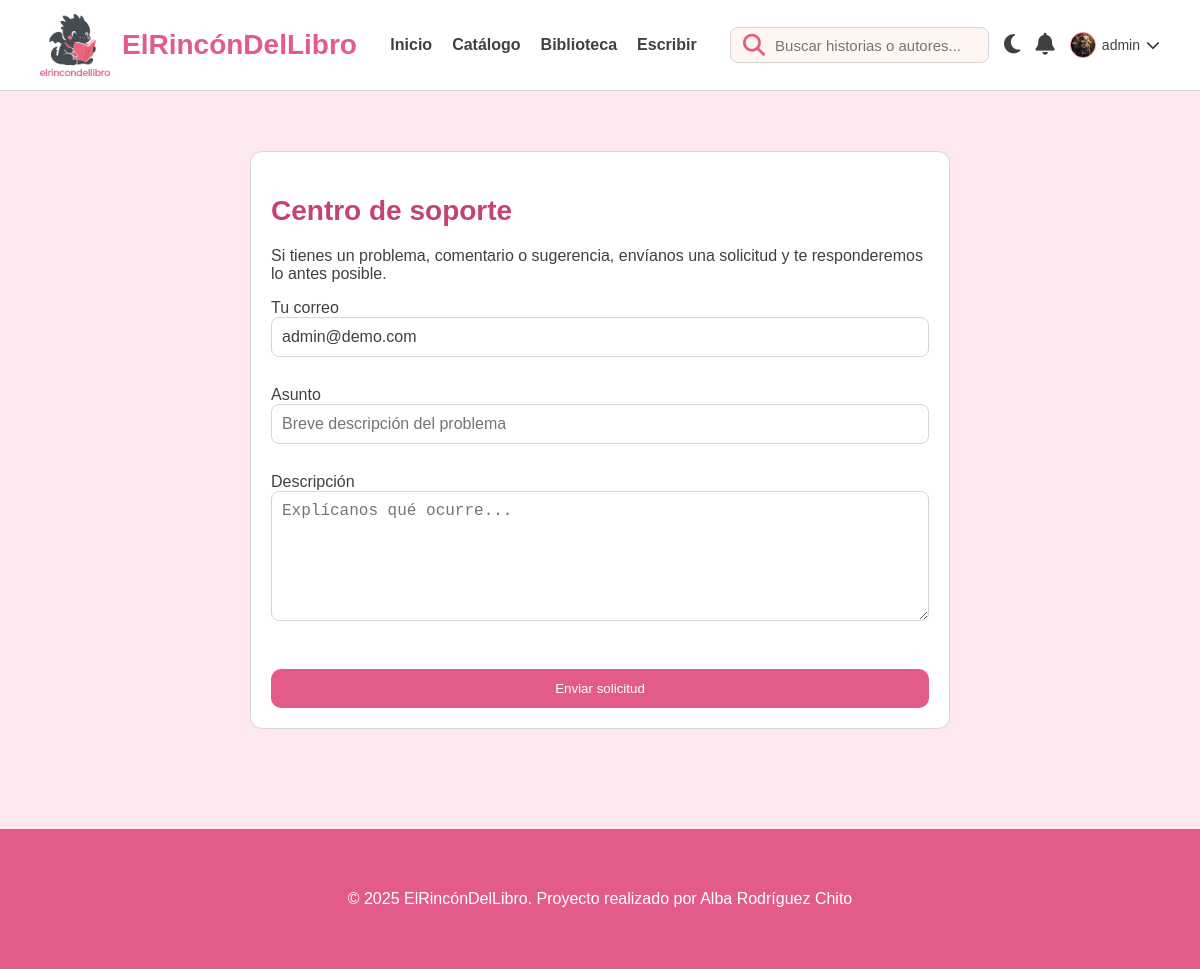
The page /soporte.php (signed in) on the database its author committed.
### tables this page shows
CREATE TABLE `usuarios` (
  `id_usuarios` int NOT NULL,
  `nombre` varchar(100) NOT NULL,
  `email` varchar(100) NOT NULL,
  `password` varchar(255) NOT NULL,
  `avatar` varchar(255) DEFAULT NULL,
  `bio` text,
  `activo` tinyint(1) DEFAULT '1',
  `fecha_registro` timestamp NULL DEFAULT CURRENT_TIMESTAMP,
  `monedas` decimal(10,2) DEFAULT '0.00'
);

### src/soporte.php (the view, shortened to what this page needs)
<?php
include 'conexion.php';
$email_usuario = '';
$user_res = $conexion->query("SELECT email FROM usuarios WHERE id_usuarios = " . (int)$_SESSION['usuario_id'] . " LIMIT 1");
if ($user_res && $user_res->num_rows > 0) {
    $email_usuario = $user_res->fetch_assoc()['email'];
}
?>
<!DOCTYPE html>
<html lang="es">
<head>
    <link rel="stylesheet" href="CSS/style1.css">
    <link rel="stylesheet" href="https://cdnjs.cloudflare.com/ajax/libs/font-awesome/6.5.0/css/all.min.css">
</head>
<body>
<?php include 'partials/header.php'; ?>
<div class="container">
    <div class="card-form" style="max-width: 700px; margin: 40px auto;">
        <h2 class="section-title">Centro de soporte</h2>
        <p>Si tienes un problema, comentario o sugerencia, envíanos una solicitud y te responderemos lo antes posible.</p>
        <form action="enviar_soporte.php" method="POST" style="display: grid; gap: 14px;">
            <label>
                <span>Tu correo</span>
                <input type="email" name="email" value="<?php echo htmlspecialchars($email_usuario); ?>" required class="input-field">
            </label>
            <label>
                <span>Asunto</span>
                <input type="text" name="asunto" required class="input-field" placeholder="Breve descripción del problema">
            </label>
            <label>
                <span>Descripción</span>
                <textarea name="descripcion" rows="6" required class="input-field" placeholder="Explícanos qué ocurre..."></textarea>
            </label>
            <button type="submit" class="btn-primary">Enviar solicitud</button>
        </form>
    </div>
</div>
<?php include 'partials/footer.php'; ?>
</body>
</html>

### src/partials/header.php (shortened to what this page needs)
<?php
include 'conexion.php';
$nombre_usuario = isset($_SESSION['usuario_nombre']) ? $_SESSION['usuario_nombre'] : null;
$usuario_id = isset($_SESSION['usuario_id']) ? $_SESSION['usuario_id'] : null;
if ($usuario_id) {
    $avatar_url = 'img/user-default.png';
    $res_avatar = $conexion->query("SELECT avatar FROM usuarios WHERE id_usuarios = $usuario_id LIMIT 1");
    if ($res_avatar && $res_avatar->num_rows === 1) {
        $row = $res_avatar->fetch_assoc();
        if (!empty($row['avatar'])) {
            $avatar_url = $row['avatar'];
        }
    }
}
?>
<header class="header">
    <div class="container header-inner">
        <div class="header-left">
            <img src="img/dragon1.png" class="logo-dragon" alt="logo">
            <h1 class="logo-text">ElRincónDelLibro</h1>
        </div>
        <nav class="nav-menu">
            <a href="index.php">Inicio</a>
            <a href="catalogo.php">Catálogo</a>
            <a href="biblioteca.php">Biblioteca</a>
            <a href="escribir.php">Escribir</a>
        </nav>
        <div class="header-right">
            <form action="catalogo.php" method="GET" class="search-box">
                <i class="fa-solid fa-magnifying-glass search-icon"></i>
                <input type="text" name="search" placeholder="Buscar historias o autores..." value="<?php echo isset($_GET['search']) ? htmlspecialchars($_GET['search']) : ''; ?>">
            </form>
            <div class="dark-mode-switch" onclick="toggleDarkMode()" title="Cambiar modo">
                <i id="dark-icon" class="fa-solid fa-moon"></i>
            </div>
            <div class="notification-dropdown">
                <div class="notification-trigger" id="notifTrigger">
                    <i class="fa-solid fa-bell"></i>
                </div>
            </div>
            <?php if ($nombre_usuario): ?>
                <div class="user-menu">
                    <div class="user-trigger">
                        <div class="avatar-container">
                            <img src="<?php echo htmlspecialchars($avatar_url); ?>" alt="Usuario" class="img-login-header">
                        </div>
                        <span class="user-name-text"><?= htmlspecialchars($nombre_usuario) ?></span>
                        <i class="fa-solid fa-chevron-down icon-arrow"></i>
                    </div>
                </div>
            <?php else: ?>
                <a href="login.php" class="login-link"><i class="fa-solid fa-user"></i></a>
            <?php endif; ?>
        </div>
    </div>
</header>

### src/CSS/style1.css (style rules this page uses)
:root { --rosa-50: #FCE8ED; --rosa-200: #F7B7C8; --rosa-400: #F185A5; --rosa-600: #E35B87; --rosa-800: #C5446C; --crema: #FFF6F2; --gris-100: #F7F7F7; --gris-300: #D5D5D5; --gris-700: #404040; --max-width: 1200px; --color-fondo: var(--rosa-50); --color-texto: var(--gris-700); --color-blanco-elementos: #ffffff; --color-borde: var(--gris-300); --sombra: rgba(0, 0, 0, 0.1); }
* { box-sizing: border-box; }
body { margin: 0; background: var(--color-fondo); font-family: "Verdana", sans-serif; color: var(--color-texto); transition: background 0.3s ease, color 0.3s ease; }
img { display: block; max-width: 100%; }
.container { max-width: var(--max-width); margin: auto; padding: 20px 40px; }
.header { background: var(--color-blanco-elementos); backdrop-filter: blur(6px); border-bottom: 1px solid var(--color-borde); position: sticky; top: 0; z-index: 20; }
.header-inner { display: flex; justify-content: space-between; align-items: center; height: 90px; }
.header-left { display: flex; align-items: center; gap: 12px; }
.logo-dragon { width: 70px; }
.logo-text { font-size: 28px; font-weight: 700; color: var(--rosa-600); }
.nav-menu { display: flex; gap: 20px; }
.nav-menu a { text-decoration: none; color: var(--color-texto); font-size: 16px; font-weight: 600; }
.search-box { display: flex; align-items: center; background: var(--crema); border: 1px solid var(--color-borde); padding: 6px 12px; border-radius: 8px; }
.search-box input { border: none; outline: none; background: transparent; margin-left: 8px; font-size: 15px; color: var(--color-texto); }
.search-icon { color: var(--rosa-600); }
.header-right { display: flex; align-items: center; gap: 15px; font-size: 22px; color: var(--color-texto); }
.btn-primary { margin-top: 15px; background: var(--rosa-600); color: white; border: none; padding: 12px 20px; border-radius: 10px; cursor: pointer; transition: background 0.3s ease, transform 0.2s ease; }
.section-title { font-size: 28px; color: var(--rosa-800); margin-bottom: 20px; }
.input-field { width: 100%; padding: 10px; background: var(--color-blanco-elementos); color: var(--color-texto); border: 1px solid var(--color-borde); border-radius: 8px; font-size: 16px; margin-bottom: 15px; }
.user-menu { position: relative; display: flex; align-items: center; }
.user-trigger { display: flex; align-items: center; gap: 6px; cursor: pointer; font-size: 14px; }
.avatar-container { width: 26px; height: 26px; min-width: 26px; min-height: 26px; border-radius: 50%; overflow: hidden; border: 1.5px solid var(--rosa-400); display: flex; align-items: center; justify-content: center; background: #fff; }
.img-login-header { width: 26px; height: 26px; object-fit: cover; }
.card-form { background: var(--color-blanco-elementos); padding: 20px; border-radius: 12px; margin-bottom: 30px; border: 1px solid var(--color-borde); }

### rows shown on the page
usuarios: avatar (picture), email "admin@demo.com"

### other values the page prints
$nombre_usuario "admin"
